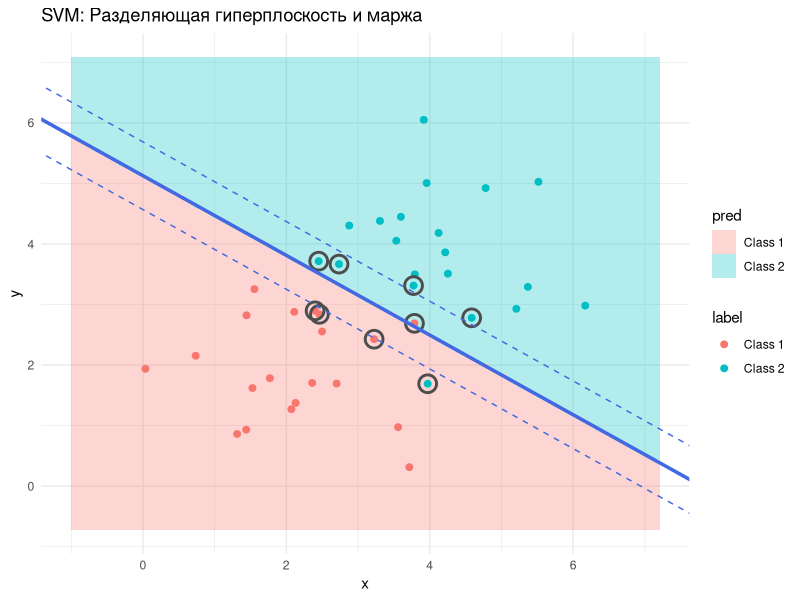
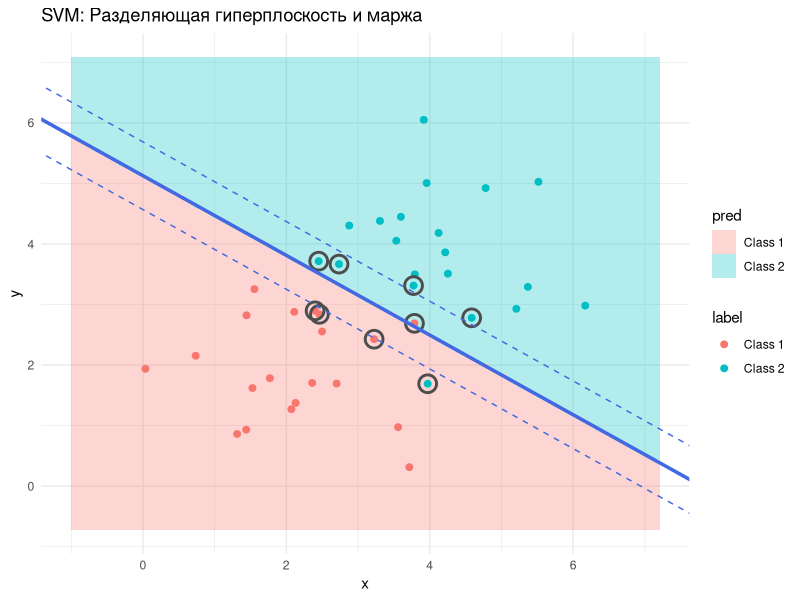

R code for these plots, in order:
# Подключение необходимых пакетов
library(e1071)
library(ggplot2)

# Генерация данных
set.seed(123)

# Два класса с нормальным распределением
class1 <- data.frame(
  x = rnorm(20, mean = 2),
  y = rnorm(20, mean = 2),
  label = factor("Class 1")
)

class2 <- data.frame(
  x = rnorm(20, mean = 4),
  y = rnorm(20, mean = 4),
  label = factor("Class 2")
)

# Объединяем в один набор
my_data <- rbind(class1, class2)

# Обучаем линейную SVM-модель
model <- svm(label ~ ., data = my_data, kernel = "linear", cost = 1, scale = FALSE)

# Получаем коэффициенты w и b
w <- t(model$coefs) %*% model$SV  # веса w для гиперплоскости
b <- -model$rho                   # смещение

# Функция для построения разделяющей границы и маржи
plot_margin <- function() {
  
  # Создаем сетку для прогнозов (зернистость)
  make_grid <- function(data, resolution = 100) {
    x_range <- seq(min(data$x) - 1, max(data$x) + 1, length.out = resolution)
    y_range <- seq(min(data$y) - 1, max(data$y) + 1, length.out = resolution)
    grid <- expand.grid(x = x_range, y = y_range)
    return(grid)
  }
  
  grid <- make_grid(my_data)
  grid$pred <- predict(model, grid)
  sv <- my_data[model$index, ]  # Опорные векторы
  
  # Основной график
  p <- ggplot() +
    geom_tile(data = grid, aes(x = x, y = y, fill = pred), alpha = 0.3) +  # область решений
    geom_point(data = my_data, aes(x = x, y = y, color = label), size = 2) +  # точки
    geom_point(data = sv, aes(x = x, y = y), shape = 1, size = 5, stroke = 1.5, color = "grey30") +  # опорные векторы
    ggtitle("SVM: Разделяющая гиперплоскость и маржа") +
    theme_minimal()
  
  # Добавим разделяющую прямую и маржи
  # Формула прямой: w1*x + w2*y + b = 0 => y = -(w1/w2)*x - b/w2
  slope <- -w[1] / w[2]
  intercept <- -b / w[2]
  margin <- 1 / sqrt(sum(w^2))
  
  # Коэффициенты для линий маржи
  margin_up <- intercept + margin
  margin_down <- intercept - margin
  
  # Добавим границу и маржи в график
  p <- p +
    geom_abline(intercept = intercept, slope = slope, color = "royalblue", size = 1.2) + # разделяющая гиперплоскость
    geom_abline(intercept = margin_up, slope = slope, linetype = "dashed", color = "royalblue") +  # верхняя маржа
    geom_abline(intercept = margin_down, slope = slope, linetype = "dashed", color = "royalblue")   # нижняя маржа
  
  return(p)
}

# Отображение графика
plot_margin()

ggsave("svm.png", bg = "white")
